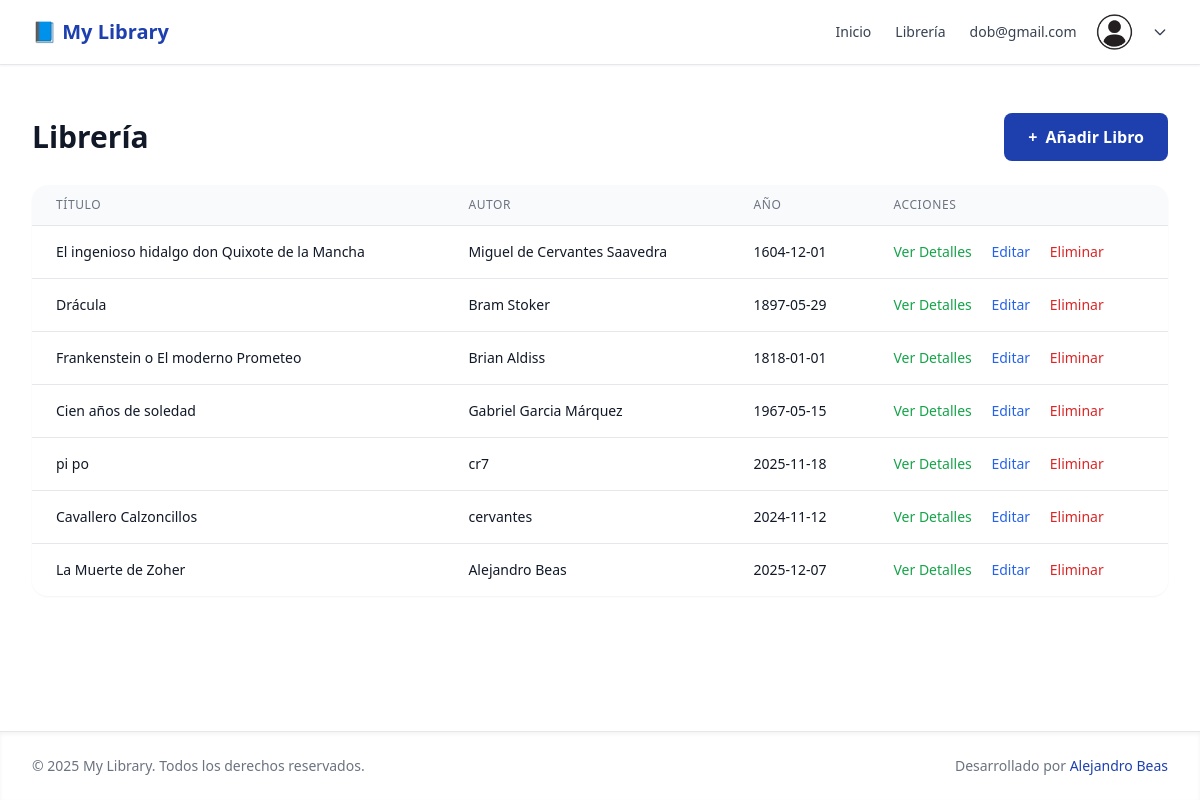
Page /books (signed in) on the committed database.
### tables this page shows
CREATE TABLE books (
	id INTEGER NOT NULL PRIMARY KEY AUTOINCREMENT,
	title TEXT NOT NULL,
	author TEXT,
	publish_date TEXT
, sinopsis varchar(45) default NULL, Etiqueta varchar(45) default NULL, genres TEXT NOT NULL);

### controllers/bookscontroller.php (called while the page is built)
<?php
require_once __DIR__ . '/../models/books.php';
$books = getAllBooks($db);
require __DIR__ . '/../views/books_list.view.php';

### models/books.php (called while the page is built, shortened)
<?php
function getAllBooks(PDO $db): array {
    $stmt = $db->query("SELECT id, title, author, publish_date FROM books ORDER BY id DESC");
    return $stmt->fetchAll();
}

### views/books_list.view.php (the view, shortened to what this page needs)
<?php include 'partials/header.view.php'; ?>
<main class="flex-1">
    <div class="max-w-7xl mx-auto py-6 sm:px-6 lg:px-8">
        <div class="px-4 py-6 sm:px-0">
            <div class="flex justify-between items-center mb-6">
                <h1 class="text-3xl font-bold text-gray-900">Librería</h1>
                <?php if ($_SESSION['user']): ?>
                    <a href="/add-book" class="bg-primary text-white px-6 py-3 rounded-lg hover:bg-red-700 font-semibold flex items-center">
                        <span class="mr-2">+</span> Añadir Libro
                    </a>
                <?php endif; ?>
            </div>
            <?php if (empty($books)): ?>
                <div class="text-center py-12 bg-white rounded-2xl shadow-sm">
                    <div class="text-gray-400 text-6xl mb-4">📚</div>
                    <h3 class="text-xl font-semibold text-gray-900 mb-2">No hay libros en la biblioteca</h3>
                    <p class="text-gray-500 mb-6">Comienza añadiendo tu primer libro a la colección.</p>
                    <?php if ($_SESSION['user']): ?>
                        <a href="/add-book" class="bg-primary text-white px-6 py-3 rounded-lg hover:bg-red-700 font-semibold inline-block">
                            Añadir Primer Libro
                        </a>
                    <?php else: ?>
                        <p class="text-gray-500">Inicia sesión para añadir libros.</p>
                    <?php endif; ?>
                </div>
            <?php else: ?>
                <div class="bg-white rounded-2xl shadow-sm overflow-hidden">
                    <div class="overflow-x-auto">
                        <table class="min-w-full divide-y divide-gray-200">
                            <thead class="bg-gray-50">
                                <tr>
                                    <th class="px-6 py-3 text-left text-xs font-medium text-gray-500 uppercase tracking-wider">Título</th>
                                    <th class="px-6 py-3 text-left text-xs font-medium text-gray-500 uppercase tracking-wider">Autor</th>
                                    <th class="px-6 py-3 text-left text-xs font-medium text-gray-500 uppercase tracking-wider">Año</th>
                                    <?php if ($_SESSION['user']): ?>
                                        <th class="px-6 py-3 text-left text-xs font-medium text-gray-500 uppercase tracking-wider">Acciones</th>
                                    <?php endif; ?>
                                </tr>
                            </thead>
                            <tbody class="bg-white divide-y divide-gray-200">
                                <?php foreach ($books as $book): ?>
                                    <tr class="hover:bg-gray-50">
                                        <td class="px-6 py-4 whitespace-nowrap">
                                            <a href="/view-book/<?= $book['id'] ?>"><div class="text-sm font-medium text-gray-900"><?= htmlspecialchars($book['title']) ?> </div></a>
                                        </td>
                                        <td class="px-6 py-4 whitespace-nowrap">
                                            <div class="text-sm text-gray-900"><?= htmlspecialchars($book['author']) ?></div>
                                        </td>
                                        <td class="px-6 py-4 whitespace-nowrap">
                                            <div class="text-sm text-gray-900"><?= htmlspecialchars($book['publish_date']) ?></div>
                                        </td>
                                        <?php if ($_SESSION['user']): ?>
                                        <td class="px-6 py-4 whitespace-nowrap text-sm font-medium">
                                            <a href="/view-book/<?= $book['id'] ?>" class="text-green-600 hover:text-green-900 mr-4">Ver Detalles</a>
                                            <a href="/edit-book/<?= $book['id'] ?>" class="text-blue-600 hover:text-blue-900 mr-4">Editar</a>
                                            <form action="/delete-book/<?= $book['id'] ?>" method="POST" class="inline" onsubmit="return confirm('¿Estás seguro de que quieres eliminar este libro?')">
                                                <button type="submit" class="text-red-600 hover:text-red-900">Eliminar</button>
                                            </form>
                                        </td>
                                    <?php endif; ?>
                                    </tr>
                                <?php endforeach; ?>
                            </tbody>
                        </table>
                    </div>
                </div>
            <?php endif; ?>
        </div>
    </div>
</main>
<?php include 'partials/footer.view.php'; ?>

### views/partials/header.view.php (style rules this page uses)
.bg-primary { background-color: #1e40af; }

### rows in the picture
books: title "El ingenioso hidalgo don Quixote de la Mancha", author "Miguel de Cervantes Saavedra", publish_date "1604-12-01"
books: title "Drácula", author "Bram Stoker", publish_date "1897-05-29"
books: title "Frankenstein o El moderno Prometeo", author "Brian Aldiss", publish_date "1818-01-01"
books: title "Cien años de soledad", author "Gabriel Garcia Márquez", publish_date "1967-05-15"
books: title "pi po", author "cr7", publish_date "2025-11-18"
books: title "Cavallero Calzoncillos", author "cervantes", publish_date "2024-11-12"
books: title "La Muerte de Zoher", author "Alejandro Beas", publish_date "2025-12-07"

### other values in the picture
$_SESSION['user']['email'] "dob@gmail.com"
APP_NAME "My Library"
